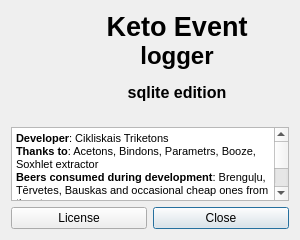
<?xml version="1.0" encoding="UTF-8"?>
<ui version="4.0">
 <class>Gui_About</class>
 <widget class="QDialog" name="Gui_About">
  <property name="geometry">
   <rect>
    <x>0</x>
    <y>0</y>
    <width>300</width>
    <height>240</height>
   </rect>
  </property>
  <property name="minimumSize">
   <size>
    <width>280</width>
    <height>210</height>
   </size>
  </property>
  <property name="maximumSize">
   <size>
    <width>300</width>
    <height>240</height>
   </size>
  </property>
  <property name="windowTitle">
   <string>About</string>
  </property>
  <property name="windowIcon">
   <iconset resource="resources.qrc">
    <normaloff>:/icons/about_48</normaloff>:/icons/about_48</iconset>
  </property>
  <layout class="QVBoxLayout" name="verticalLayout">
   <item>
    <layout class="QGridLayout" name="descLayout">
     <item row="0" column="1">
      <widget class="QLabel" name="appDescription">
       <property name="font">
        <font>
         <pointsize>16</pointsize>
         <weight>75</weight>
         <bold>true</bold>
        </font>
       </property>
       <property name="text">
        <string>&lt;!DOCTYPE HTML PUBLIC &quot;-//W3C//DTD HTML 4.0//EN&quot; &quot;http://www.w3.org/TR/REC-html40/strict.dtd&quot;&gt;
&lt;html&gt;&lt;head&gt;&lt;meta name=&quot;qrichtext&quot; content=&quot;1&quot; /&gt;&lt;style type=&quot;text/css&quot;&gt;
p, li { white-space: pre-wrap; }
&lt;/style&gt;&lt;/head&gt;&lt;body style=&quot; font-family:'MS Shell Dlg 2'; font-size:16pt; font-weight:600; font-style:normal;&quot;&gt;
&lt;p align=&quot;center&quot; style=&quot; margin-top:0px; margin-bottom:0px; margin-left:0px; margin-right:0px; -qt-block-indent:0; text-indent:0px;&quot;&gt;&lt;span style=&quot; font-size:20pt;&quot;&gt;Keto Event&lt;/span&gt;&lt;/p&gt;
&lt;p align=&quot;center&quot; style=&quot; margin-top:0px; margin-bottom:0px; margin-left:0px; margin-right:0px; -qt-block-indent:0; text-indent:0px;&quot;&gt;&lt;span style=&quot; font-size:18pt;&quot;&gt;logger&lt;/span&gt;&lt;/p&gt;
&lt;p align=&quot;center&quot; style=&quot;-qt-paragraph-type:empty; margin-top:0px; margin-bottom:0px; margin-left:0px; margin-right:0px; -qt-block-indent:0; text-indent:0px; font-size:8pt;&quot;&gt;&lt;/p&gt;
&lt;p align=&quot;center&quot; style=&quot; margin-top:0px; margin-bottom:0px; margin-left:0px; margin-right:0px; -qt-block-indent:0; text-indent:0px;&quot;&gt;&lt;span style=&quot; font-size:12pt;&quot;&gt;sqlite edition&lt;/span&gt;&lt;/p&gt;
&lt;p align=&quot;center&quot; style=&quot;-qt-paragraph-type:empty; margin-top:0px; margin-bottom:0px; margin-left:0px; margin-right:0px; -qt-block-indent:0; text-indent:0px; font-size:12pt;&quot;&gt;&lt;/p&gt;&lt;/body&gt;&lt;/html&gt;</string>
       </property>
       <property name="alignment">
        <set>Qt::AlignCenter</set>
       </property>
      </widget>
     </item>
     <item row="0" column="0">
      <widget class="QLabel" name="appIcon">
       <property name="sizePolicy">
        <sizepolicy hsizetype="Fixed" vsizetype="Fixed">
         <horstretch>0</horstretch>
         <verstretch>0</verstretch>
        </sizepolicy>
       </property>
       <property name="minimumSize">
        <size>
         <width>48</width>
         <height>48</height>
        </size>
       </property>
       <property name="maximumSize">
        <size>
         <width>48</width>
         <height>48</height>
        </size>
       </property>
       <property name="text">
        <string/>
       </property>
       <property name="pixmap">
        <pixmap resource="resources.qrc">:/icons/keto_48</pixmap>
       </property>
       <property name="scaledContents">
        <bool>true</bool>
       </property>
       <property name="alignment">
        <set>Qt::AlignRight|Qt::AlignTrailing|Qt::AlignVCenter</set>
       </property>
      </widget>
     </item>
    </layout>
   </item>
   <item>
    <widget class="QTextEdit" name="appInfo">
     <property name="toolTip">
      <string>Comments on the development</string>
     </property>
     <property name="readOnly">
      <bool>true</bool>
     </property>
     <property name="html">
      <string>&lt;!DOCTYPE HTML PUBLIC &quot;-//W3C//DTD HTML 4.0//EN&quot; &quot;http://www.w3.org/TR/REC-html40/strict.dtd&quot;&gt;
&lt;html&gt;&lt;head&gt;&lt;meta name=&quot;qrichtext&quot; content=&quot;1&quot; /&gt;&lt;style type=&quot;text/css&quot;&gt;
p, li { white-space: pre-wrap; }
&lt;/style&gt;&lt;/head&gt;&lt;body style=&quot; font-family:'MS Shell Dlg 2'; font-size:8.25pt; font-weight:400; font-style:normal;&quot;&gt;
&lt;p style=&quot; margin-top:0px; margin-bottom:0px; margin-left:0px; margin-right:0px; -qt-block-indent:0; text-indent:0px;&quot;&gt;&lt;span style=&quot; font-size:8pt; font-weight:600;&quot;&gt;Developer&lt;/span&gt;&lt;span style=&quot; font-size:8pt;&quot;&gt;: Cikliskais Triketons&lt;/span&gt;&lt;/p&gt;
&lt;p style=&quot; margin-top:0px; margin-bottom:0px; margin-left:0px; margin-right:0px; -qt-block-indent:0; text-indent:0px;&quot;&gt;&lt;span style=&quot; font-size:8pt; font-weight:600;&quot;&gt;Thanks to&lt;/span&gt;&lt;span style=&quot; font-size:8pt;&quot;&gt;: Acetons, Bindons, Parametrs, Booze, Soxhlet extractor&lt;/span&gt;&lt;/p&gt;
&lt;p style=&quot; margin-top:0px; margin-bottom:0px; margin-left:0px; margin-right:0px; -qt-block-indent:0; text-indent:0px;&quot;&gt;&lt;span style=&quot; font-size:8pt; font-weight:600;&quot;&gt;Beers consumed during development&lt;/span&gt;&lt;span style=&quot; font-size:8pt;&quot;&gt;: Brenguļu, Tērvetes, Bauskas and occasional cheap ones from the store&lt;/span&gt;&lt;/p&gt;
&lt;p style=&quot; margin-top:0px; margin-bottom:0px; margin-left:0px; margin-right:0px; -qt-block-indent:0; text-indent:0px;&quot;&gt;&lt;span style=&quot; font-size:8pt; font-weight:600;&quot;&gt;Project hosted at&lt;/span&gt;&lt;span style=&quot; font-size:8pt;&quot;&gt;:&lt;/span&gt;&lt;/p&gt;
&lt;p style=&quot; margin-top:0px; margin-bottom:0px; margin-left:0px; margin-right:0px; -qt-block-indent:0; text-indent:0px;&quot;&gt;&lt;a href=&quot;http://code.google.com/p/ketoevent/&quot;&gt;&lt;span style=&quot; font-size:8pt; text-decoration: underline; color:#0000ff;&quot;&gt;code.google.com/p/ketoevent/&lt;/span&gt;&lt;/a&gt;&lt;/p&gt;
&lt;p style=&quot; margin-top:0px; margin-bottom:0px; margin-left:0px; margin-right:0px; -qt-block-indent:0; text-indent:0px;&quot;&gt;&lt;span style=&quot; font-size:8pt; font-weight:600;&quot;&gt;Additional comments&lt;/span&gt;&lt;span style=&quot; font-size:8pt;&quot;&gt;: 246766&lt;/span&gt;&lt;/p&gt;&lt;/body&gt;&lt;/html&gt;</string>
     </property>
    </widget>
   </item>
   <item>
    <layout class="QGridLayout" name="buttonLayout">
     <item row="0" column="0">
      <widget class="QPushButton" name="licenseButton">
       <property name="toolTip">
        <string>Click to see license data</string>
       </property>
       <property name="text">
        <string>License</string>
       </property>
       <property name="icon">
        <iconset resource="resources.qrc">
         <normaloff>:/icons/about_48</normaloff>:/icons/about_48</iconset>
       </property>
       <property name="autoDefault">
        <bool>false</bool>
       </property>
       <property name="default">
        <bool>false</bool>
       </property>
      </widget>
     </item>
     <item row="0" column="1">
      <widget class="QPushButton" name="exitButton">
       <property name="toolTip">
        <string>Close about dialog</string>
       </property>
       <property name="text">
        <string>Close</string>
       </property>
       <property name="icon">
        <iconset resource="resources.qrc">
         <normaloff>:/icons/close_16</normaloff>:/icons/close_16</iconset>
       </property>
       <property name="default">
        <bool>true</bool>
       </property>
      </widget>
     </item>
    </layout>
   </item>
  </layout>
 </widget>
 <resources>
  <include location="resources.qrc"/>
 </resources>
 <connections>
  <connection>
   <sender>exitButton</sender>
   <signal>clicked()</signal>
   <receiver>Gui_About</receiver>
   <slot>accept()</slot>
   <hints>
    <hint type="sourcelabel">
     <x>187</x>
     <y>202</y>
    </hint>
    <hint type="destinationlabel">
     <x>119</x>
     <y>111</y>
    </hint>
   </hints>
  </connection>
 </connections>
</ui>
